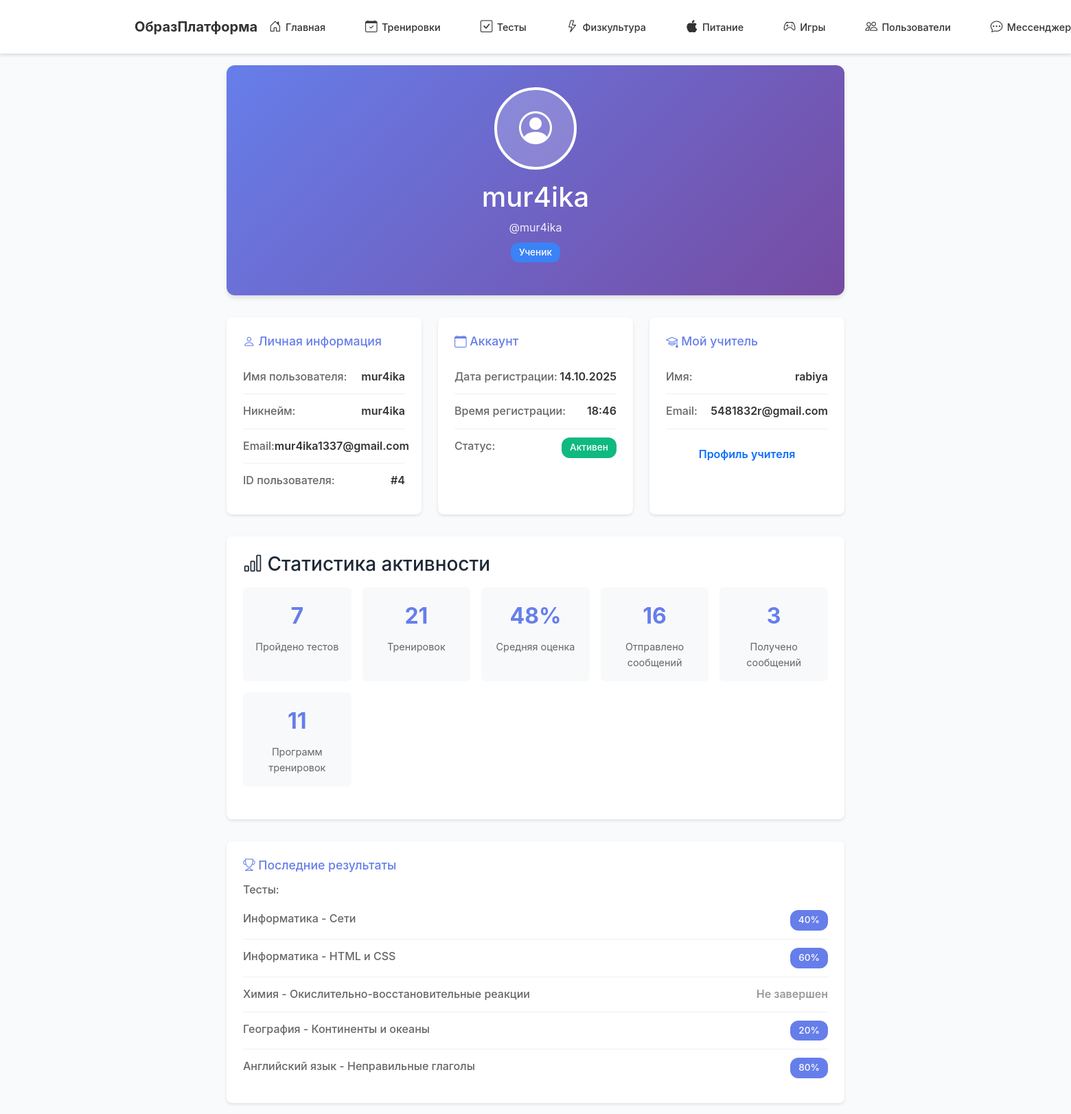
/profile/student (signed in), run on the app's committed database.
### models.py (models this page shows, shortened)
class User(UserMixin, db.Model):
    id = db.Column(db.Integer, primary_key=True)
    username = db.Column(db.String(80), unique=True, nullable=False)
    nickname = db.Column(db.String(80), unique=True, nullable=True)  # Уникальный никнейм для поиска
    email = db.Column(db.String(120), unique=True, nullable=False)
    password = db.Column(db.String(200), nullable=False)
    role = db.Column(db.String(20), nullable=False, default='student')  # 'teacher' или 'student'
    mentor_id = db.Column(db.Integer, db.ForeignKey('user.id'))  # Привязка ученика к учителю
    created_at = db.Column(db.DateTime, default=datetime.utcnow)
    mentor = db.relationship(
        'User',
        remote_side=[id],
        backref=db.backref('assigned_students', lazy='dynamic'),
        foreign_keys=[mentor_id],
        post_update=True
    )
    def is_teacher(self):
        return self.role == 'teacher'
    test_results = db.relationship('TestResult', backref='user', lazy=True)
    pe_results = db.relationship('PhysicalEducationResult', backref='user', lazy=True)
    homeworks = db.relationship('Homework', backref='user', lazy=True)
    training_programs = db.relationship('TrainingProgram', backref='user', lazy=True)
    nutrition_diaries = db.relationship('NutritionDiary', backref='user', lazy=True)
    sent_messages = db.relationship('Message', foreign_keys='Message.sender_id', backref='sender', lazy=True)
    received_messages = db.relationship('Message', foreign_keys='Message.receiver_id', backref='receiver', lazy=True)

class TestResult(db.Model):
    id = db.Column(db.Integer, primary_key=True)
    user_id = db.Column(db.Integer, db.ForeignKey('user.id'), nullable=False)
    subject = db.Column(db.String(100), nullable=False)
    topic = db.Column(db.String(200), nullable=False)
    test_content = db.Column(db.Text, nullable=False)
    score = db.Column(db.Integer)
    created_at = db.Column(db.DateTime, default=datetime.utcnow)

### app.py (the view)
@app.route('/profile/student')
@login_required
def student_profile():
    if current_user.is_teacher():
        return redirect(url_for('teacher_profile'))
    tests = TestResult.query.filter_by(user_id=current_user.id).all()
    tests_count = len(tests)
    recent_tests = TestResult.query.filter_by(user_id=current_user.id).order_by(TestResult.created_at.desc()).limit(5).all()
    scores = [t.score for t in tests if t.score is not None]
    avg_score = round(sum(scores) / len(scores)) if scores else 0
    pe_count = PhysicalEducationResult.query.filter_by(user_id=current_user.id).count()
    messages_sent = Message.query.filter_by(sender_id=current_user.id).count()
    messages_received = Message.query.filter_by(receiver_id=current_user.id).count()
    training_programs_count = TrainingProgram.query.filter_by(user_id=current_user.id).count()
    return render_template('student_profile.html',
                         tests_count=tests_count,
                         pe_count=pe_count,
                         avg_score=avg_score,
                         messages_sent=messages_sent,
                         messages_received=messages_received,
                         training_programs_count=training_programs_count,
                         recent_tests=recent_tests,
                         mentor=current_user.mentor)

### app.py (called while the page is built)
@login_manager.user_loader
def load_user(user_id):
    return User.query.get(int(user_id))

### templates/student_profile.html (shortened to what this page needs)
{% extends "base.html" %}
{% block content %}
<div class="profile-container">
    <div class="profile-header">
        <div class="profile-avatar">
            <i class="bi bi-person-circle"></i>
        </div>
        <h1 style="text-align: center; margin: 0;">{{ current_user.nickname or current_user.username }}</h1>
        <p style="text-align: center; margin: 0.5rem 0 0; opacity: 0.9;">@{{ current_user.nickname or current_user.username }}</p>
        <p style="text-align: center; margin-top: 0.5rem;">
            <span class="badge-custom badge-student">Ученик</span>
        </p>
    </div>
    <div class="profile-info-grid">
        <div class="info-card">
            <h3><i class="bi bi-person"></i> Личная информация</h3>
            <div class="info-item">
                <span class="info-label">Имя пользователя:</span>
                <span class="info-value">{{ current_user.username }}</span>
            </div>
            <div class="info-item">
                <span class="info-label">Никнейм:</span>
                <span class="info-value">{{ current_user.nickname or 'Не установлен' }}</span>
            </div>
            <div class="info-item">
                <span class="info-label">Email:</span>
                <span class="info-value">{{ current_user.email }}</span>
            </div>
            <div class="info-item">
                <span class="info-label">ID пользователя:</span>
                <span class="info-value">#{{ current_user.id }}</span>
            </div>
        </div>
        <div class="info-card">
            <h3><i class="bi bi-calendar"></i> Аккаунт</h3>
            <div class="info-item">
                <span class="info-label">Дата регистрации:</span>
                <span class="info-value">{{ current_user.created_at.strftime('%d.%m.%Y') }}</span>
            </div>
            <div class="info-item">
                <span class="info-label">Время регистрации:</span>
                <span class="info-value">{{ current_user.created_at.strftime('%H:%M') }}</span>
            </div>
            <div class="info-item">
                <span class="info-label">Статус:</span>
                <span class="badge-custom badge-success">Активен</span>
            </div>
        </div>
        <div class="info-card">
            <h3><i class="bi bi-mortarboard"></i> Мой учитель</h3>
            {% if mentor %}
            <div class="info-item">
                <span class="info-label">Имя:</span>
                <span class="info-value">{{ mentor.nickname or mentor.username }}</span>
            </div>
            <div class="info-item">
                <span class="info-label">Email:</span>
                <span class="info-value">{{ mentor.email }}</span>
            </div>
            <div class="info-item">
                <a href="{{ url_for('view_user', user_id=mentor.id) }}" class="btn btn-outline-primary" style="width: 100%;">Профиль учителя</a>
            </div>
            {% else %}
            <p style="color: #666;">Учитель пока не выбран.</p>
            <a href="{{ url_for('users_list') }}" class="btn btn-outline-primary" style="width: 100%;">Найти учителя</a>
            {% endif %}
        </div>
    </div>
    <div class="stats-section">
        <h3><i class="bi bi-bar-chart"></i> Статистика активности</h3>
        <div class="stats-grid">
            <div class="stat-item">
                <div class="stat-value">{{ tests_count }}</div>
                <div class="stat-label">Пройдено тестов</div>
            </div>
            <div class="stat-item">
                <div class="stat-value">{{ pe_count }}</div>
                <div class="stat-label">Тренировок</div>
            </div>
            <div class="stat-item">
                <div class="stat-value">{{ avg_score }}%</div>
                <div class="stat-label">Средняя оценка</div>
            </div>
            <div class="stat-item">
                <div class="stat-value">{{ messages_sent }}</div>
                <div class="stat-label">Отправлено сообщений</div>
            </div>
            <div class="stat-item">
                <div class="stat-value">{{ messages_received }}</div>
                <div class="stat-label">Получено сообщений</div>
            </div>
            <div class="stat-item">
                <div class="stat-value">{{ training_programs_count }}</div>
                <div class="stat-label">Программ тренировок</div>
            </div>
        </div>
    </div>
    <div class="info-card">
        <h3><i class="bi bi-trophy"></i> Последние результаты</h3>
        {% if recent_tests %}
            <h4 style="margin-top: 1rem; color: #666; font-size: 1rem;">Тесты:</h4>
            {% for test in recent_tests[:5] %}
            <div class="info-item">
                <span class="info-label">{{ test.subject }} - {{ test.topic }}</span>
                <span class="info-value">
                    {% if test.score %}
                        <span class="badge-custom badge-primary">{{ test.score }}%</span>
                    {% else %}
                        <span style="color: #999;">Не завершен</span>
                    {% endif %}
                </span>
            </div>
            {% endfor %}
        {% else %}
            <p style="color: #999; margin-top: 1rem;">Пока нет пройденных тестов</p>
        {% endif %}
    </div>
</div>
{% endblock %}

### static/css/style.css (style rules this page uses)
:root { --primary: #4361ee; --primary-dark: #3730a3; --success: #10b981; --danger: #ef4444; --text: #1f2937; --text-light: #6b7280; --bg: #f9fafb; --white: #ffffff; --border: #e5e7eb; }
* { margin: 0; padding: 0; box-sizing: border-box; }
body { font-family: -apple-system, BlinkMacSystemFont, 'Segoe UI', sans-serif; background: var(--bg); color: var(--text); line-height: 1.6; }
.btn { padding: 0.75rem 1.5rem; font-size: 1rem; font-weight: 600; border: none; border-radius: 8px; cursor: pointer; transition: all 0.2s; text-decoration: none; display: inline-block; }
.stats-grid { display: grid; grid-template-columns: repeat(auto-fit, minmax(250px, 1fr)); gap: 1rem; margin-bottom: 1.5rem; }
.stat-label { color: var(--text-light); font-size: 0.95rem; }
.stat-value { font-size: 1.75rem; font-weight: 700; }

### templates/student_profile.html (style rules this page uses)
.profile-container { max-width: 900px; margin: 0 auto; }
.profile-header { background: linear-gradient(135deg, #667eea 0%, #764ba2 100%); color: white; padding: 2rem; border-radius: 12px; margin-bottom: 2rem; box-shadow: 0 4px 6px rgba(0,0,0,0.1); }
.profile-avatar { width: 120px; height: 120px; border-radius: 50%; background: rgba(255,255,255,0.2); display: flex; align-items: center; justify-content: center; font-size: 3rem; margin: 0 auto 1rem; border: 4px solid white; }
.profile-info-grid { display: grid; grid-template-columns: repeat(auto-fit, minmax(250px, 1fr)); gap: 1.5rem; margin-bottom: 2rem; }
.info-card { background: white; padding: 1.5rem; border-radius: 8px; box-shadow: 0 2px 4px rgba(0,0,0,0.1); }
.info-card h3 { margin-top: 0; color: #667eea; font-size: 1.1rem; margin-bottom: 1rem; }
.info-item { display: flex; justify-content: space-between; padding: 0.75rem 0; border-bottom: 1px solid #f0f0f0; }
.info-item:last-child { border-bottom: none; }
.info-label { color: #666; font-weight: 500; }
.info-value { color: #333; font-weight: 600; }
.stats-section { background: white; padding: 1.5rem; border-radius: 8px; box-shadow: 0 2px 4px rgba(0,0,0,0.1); margin-bottom: 2rem; }
.stats-grid { display: grid; grid-template-columns: repeat(auto-fit, minmax(150px, 1fr)); gap: 1rem; margin-top: 1rem; }
.stat-item { text-align: center; padding: 1rem; background: #f8f9fa; border-radius: 6px; }
.stat-value { font-size: 2rem; font-weight: bold; color: #667eea; }
.stat-label { color: #666; font-size: 0.9rem; margin-top: 0.5rem; }
.badge-custom { display: inline-block; padding: 0.25rem 0.75rem; border-radius: 12px; font-size: 0.85rem; font-weight: 500; }
.badge-primary { background: #667eea; color: white; }
.badge-success { background: #10b981; color: white; }
.badge-student { background: #3b82f6; color: white; }

### data on the page
User: nickname "mur4ika", username "mur4ika", email "mur4ika1337@gmail.com", id "4", created_at "14.10.2025", created_at "18:46"
User: nickname "rabiya", email "5481832r@gmail.com"
TestResult: subject "Информатика", topic "Сети", score "40"
TestResult: subject "Информатика", topic "HTML и CSS", score "60"
TestResult: subject "Химия", topic "Окислительно-восстановительные реакции", shows "Не завершен"
TestResult: subject "География", topic "Континенты и океаны", score "20"
TestResult: subject "Английский язык", topic "Неправильные глаголы", score "80"

### other printed values
{{ tests_count }} "7"
{{ pe_count }} "21"
{{ avg_score }} "48"
{{ messages_sent }} "16"
{{ messages_received }} "3"
{{ training_programs_count }} "11"
